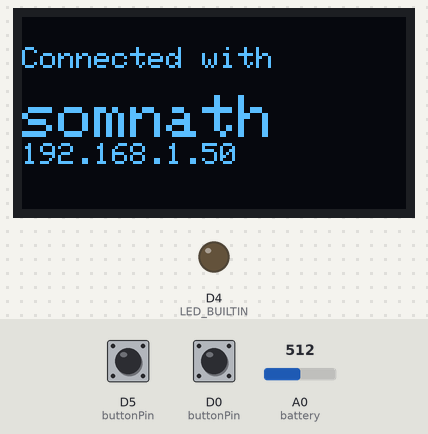
Simulated run of this sketch. Board: ESP8266 (NodeMCU). Parts: 128×64 one-colour display, output pins drawn as LEDs (lit = HIGH, except the on-board LED, lit = LOW). The inputs (shaded band) are chosen by the test bench; at power-on: D5 (buttonPin) LOW, A0 (battery) = 512, D0 (buttonPin) LOW. WiFi joins after 1.5 s; servers stay silent unless stated; network time is answered at once with the bench clock; uploads are accepted with an empty reply; the local clock reads 2024-03-15 10:24:30 at power-on unless the sketch sets it.

Above: at 1.6 s.
At 3.9 s:
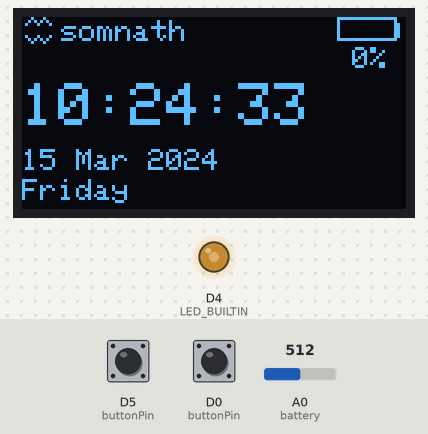
4.0 s: D5 (buttonPin) pulled HIGH for 0.15 s
4.7 s: D5 (buttonPin) pulled HIGH for 1 s
At 5.28 s:
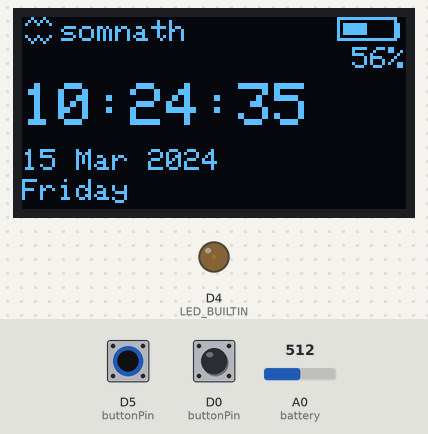
6.3 s: A0 (battery) set to 488
7.8 s: A0 (battery) set to 469
At 8.09 s:
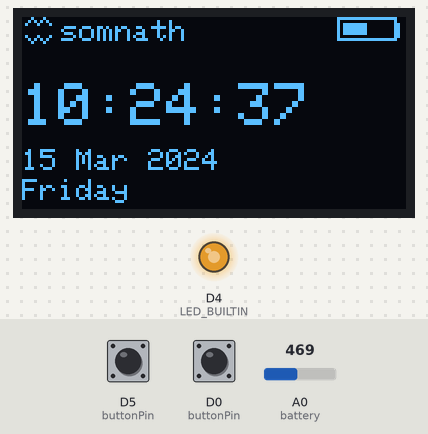
10.3 s: D0 (buttonPin) pulled HIGH for 0.15 s
At 10.9 s:
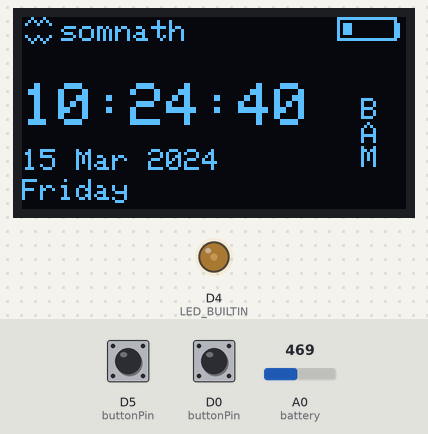
11.0 s: A0 (battery) set to 511
At 11.59 s:
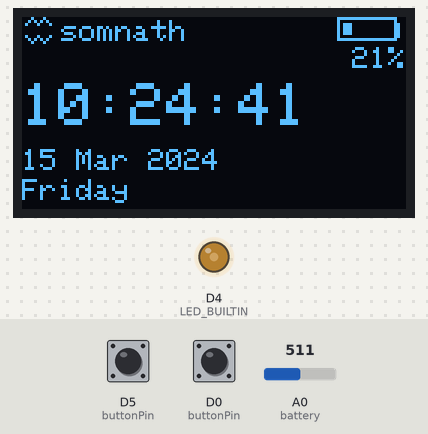
Timing chart, 0 to 14.2 s (numbered marks = the images above; inputs shaded):
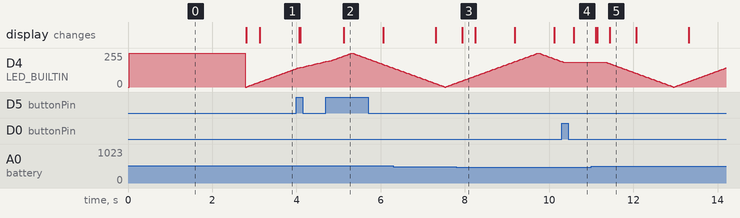

Measured:
- the behaviour switches between 481 and 480 on A0 (battery) (found by bisection; images 2 and 3)
- after the input at 4.7 s, the display: changes after 0.43 s (image 2)
- after the input at 7.8 s, the display: changes after 0.14 s (image 3)
- after the input at 10.3 s, D4 (LED_BUILTIN): goes on until 10.3 s, then stays 186/255; the display: changes after 0.29 s (image 4)
- after the input at 11.0 s, the display: first differs from a run without the input after 0.44 s (image 5)
- by itself, D4 (LED_BUILTIN): rises from 30/255 to 255/255 in 1.9 s, then falls to 192/255 in 0.55 s

The sketch:

Smart_key_chain.ino
```cpp
#include <ESP8266WiFi.h>
#include <ESP8266HTTPClient.h>
#include <WiFiClient.h>
#include <Wire.h>
#include <Adafruit_GFX.h>
#include <Adafruit_SSD1306.h>
#include <WiFiUdp.h>
#include <NTPClient.h>

String host = "blr1.blynk.cloud";
int httpPort = 80;
String doorURL = "/external/api/update?token=***myAPItoken***&v1=1";
String doorStatusURL = "/external/api/isHardwareConnected?token=***myAPItoken***";

WiFiClient client;
HTTPClient http;
WiFiUDP ntpUDP;
NTPClient timeClient(ntpUDP, "pool.ntp.org", 19800);
Adafruit_SSD1306 display(128, 64, &Wire, -1);

bool buttonState[2];                                      //the current reading from the input pin: door, function
bool lastButtonState[2] = {0, 0};                         //the previous reading from the input pin: door, function
unsigned long lastDebounceTime[3] = {0, 0};               //the last time the output pin was toggled: door, function
unsigned long timing[3] = {0, 0, 0};                      //batteryBlinking, batteryPercentageUpdate, chargingAnimation
const int n = 3;                                          //Number of wifi credential to save
int a = 0;                                                //Used to know the Active wifi network
bool displayState = 1;                                    //Used to turn on or off display
bool buttonPress = 0;                                     //Flag for button press while connection
bool blink = 0;                                           //Help in blinking icons in display
int width = 0;                                            //Used in changing the width of battery symbol during charging
int brightness = 0;                                       //Used to control brightness of Built_In_Led
int fadeAmount = 3;                                       //Used to fade the Built_In_Led for animation

#define door D0
#define function D5
#define battery A0                                        //For battery capacity checking

String credential[n][2] = {{"somnath", "Ganpati@1942"}, {"Sourabh", "Sampa@123"}, {"BeamCruzer", "TumMeraDostHo"}};
const int buttonPin[2] = {door, function};
float calibration = 0.35;                                 //Calibration required due to error in resistance values in battery voltage divider
int batteryLevel;                                         //Stores the current battery level
int batteryWidth;                                         //Stores the battery symbol width


void setup()
{
  Serial.begin(9600);
  display.begin(SSD1306_SWITCHCAPVCC, 0x3C);
  display.setTextColor(WHITE);

  pinMode(buttonPin[0], INPUT_PULLDOWN_16);               //No Pulldown resistor required
  pinMode(buttonPin[1], INPUT);
  pinMode(LED_BUILTIN, OUTPUT);
  digitalWrite(LED_BUILTIN, HIGH);
  connection();                                           //Connects the wifi
}


void loop()
{
  while (WiFi.status() == WL_CONNECTED)
  {
    display.clearDisplay();
    wifiSymbol();
    batterySymbol();
    realTime();
    fader();
    if (displayState == 1) display.display();

    for (int i=0; i<2; i++)
    {
      checkButton(i);
    }
  }
  connection();                                           //Reconnects the wifi in case of disconnection
}


void checkButton(int i)
{
  int reading = digitalRead(buttonPin[i]);
  if (reading != lastButtonState[i])
  {
    lastDebounceTime[i] = millis();
  }

  if ((millis() - lastDebounceTime[i]) > 50 && reading != buttonState[i])
  {
    buttonState[i] = reading;
    if (buttonState[i] == HIGH)
    {
      if (i == 0 && WiFi.status() == WL_CONNECTED)
      {
        // Comment the below two lines during troubleshooting to stop the working of APIs
        http.begin(client,host,httpPort,doorURL);
        http.GET();
        if (displayState == 1) animation();
      }

      else if (i == 1 && WiFi.status() == WL_CONNECTED)
      {
        displayState = !displayState;
        display.clearDisplay();
        display.display();
      }

      else if (i == 1 && WiFi.status() != WL_CONNECTED)
      {
        buttonPress = 1;
      }
    }
  }
  lastButtonState[i] = reading;
}


void connection()
{
  display.clearDisplay();
  a = 0;                                          //Sets the priority of the wifi network to connect first
  buttonPress = 0;

  while (WiFi.status() != WL_CONNECTED)
  {
    WiFi.begin(credential[a][0], credential[a][1]);
    while(WiFi.status() == 7)                                                     //7 means Listening mode
    {
      checkButton(1);
      if (buttonPress == 1)
      {
        (a < n-1) ? (a++) : (a=0);
        buttonPress = 0;
        break;
      }
      delay(200);
      display.fillRect(0, 0, 128, 40, BLACK);
      display.display();
      display.setCursor(0,0);
      display.setTextSize(1);
      display.println("Connecting with\n");
      display.setTextSize(2);
      display.println(credential[a][0]);
      display.display();
    }
  }

  timeClient.begin();
  display.clearDisplay();
  display.setCursor(0,10);
  display.setTextSize(1);
  display.println("Connected with\n");
  display.setTextSize(2);
  display.println(credential[a][0]);
  display.setTextSize(1);
  display.println(WiFi.localIP());
  display.display();
  delay(1000);
  DeviceConnectedChecker();
}


void DeviceConnectedChecker()
{
  http.begin(client,host,httpPort,doorStatusURL);
  http.GET();
  String payload = http.getString();
  if (payload == "false")
  {
    delay(1000);
    display.clearDisplay();
    display.setCursor(0, 25);
    display.println("Door Control is\nnot connected!");
    display.display();
    delay(2000);
  }
}


void wifiSymbol()
{
  // Draw the Wi-Fi symbol
  display.drawLine(1, 2, 3, 0, WHITE);
  display.drawLine(3, 0, 5, 2, WHITE);
  display.drawLine(5, 2, 7, 0, WHITE);
  display.drawLine(7, 0, 9, 2, WHITE);
  display.drawLine(1, 6, 3, 8, WHITE);
  display.drawLine(3, 8, 5, 6, WHITE);
  display.drawLine(5, 6, 7, 8, WHITE);
  display.drawLine(7, 8, 9, 6, WHITE);
  display.setTextSize(1);
  display.setCursor(13, 1);
  display.print(credential[a][0]);
}


void batterySymbol()
{
  // Draw the battery symbol outline
  display.drawRect(105, 0, 20, 8, WHITE);  // Battery outline
  display.drawLine(125, 2, 125, 6, WHITE); // Positive terminal
  int currentBatteryLevel = batteryCapacity();

  // Stores the battery level every 5 sec to avoid fluctuations
  if ((millis()-timing[1]) > 5000 && currentBatteryLevel <= 100)
  {
    // Calculate the width of the battery level based on the current battery level and maximum capacity
    batteryLevel = batteryCapacity();
    batteryWidth = (int)((batteryLevel / 100.0) * 16);
    timing[1] = millis();
  }


  if (currentBatteryLevel <= 100)                             //Discharging state
  {
    // Draw the battery level
    display.fillRect(107, 2, batteryWidth, 4, WHITE);
  }

  else                                                        //Charging state
  {
    // Charging animation in 4 steps if batteryLevel is greater than 100
    display.fillRect(107, 2, width, 4, WHITE);
    if(millis() - timing[2] >= 700)
    {
      width = (width < 16) ? width + 4 : 0;
      timing[2] = millis();
    }
  }

  // Draw the battery percentage on top left just below the symbol
  int x = (batteryLevel >= 100) ? 104 : 110;

  if (currentBatteryLevel <= 30 && (millis() - timing[0]) > 700)
  {
    blink = !blink;
    display.setTextColor(blink ? BLACK : WHITE);
    display.setCursor(x, 10);
    display.print(batteryLevel);
    display.print("%");
    display.setTextColor(WHITE);
    timing[0] = millis();
  }

  else if (30 < currentBatteryLevel && currentBatteryLevel <= 100)
  {
    display.setCursor(x, 10);
    display.print(batteryLevel);
    display.print("%");
  }
}


int batteryCapacity()
{
  int sensorValue = analogRead(battery);

  //multiply by two as voltage divider network is 100K & 100K Resistor
  float voltage = (((sensorValue * 3.3) / 1024) * 2 + calibration);

  //Uncomment to match voltage with actual battery voltage and set the calibration as per requirement
  // Serial.println(voltage);

  //2.8V as Battery Cut off Voltage & 4.2V as Maximum Voltage
  int percentage = mapFloat(voltage, 3.2, 4, 0, 100);
  return (percentage);
}


float mapFloat(float x, float in_min, float in_max, float out_min, float out_max)
{
  return (x - in_min) * (out_max - out_min) / (in_max - in_min) + out_min;
}


void animation()
{
  // Define the vertical position of each letter
  int B_pos = 27;
  int A_pos = 35;
  int M_pos = 43;

  // Draw the letters "BAM" vertically stacked
  display.setCursor(113, B_pos);
  display.println("B");
  display.setCursor(113, A_pos);
  display.println("A");
  display.setCursor(113, M_pos);
  display.println("M");
  display.display();
  delay(500);

  //Fill with white rectangle
  display.fillRect(111, B_pos-2, 9, 27, WHITE);
  display.display();


  //Draw the same letters back in black color
  display.setTextColor(BLACK);
  display.setCursor(113, B_pos);
  display.println("B");
  display.setCursor(113, A_pos);
  display.println("A");
  display.setCursor(113, M_pos);
  display.println("M");
  display.display();
  display.setTextColor(WHITE);
  delay(200);

  //Clear display
  display.fillRect(111, B_pos-2, 9, 27, BLACK);
  display.display();
}


void realTime()
{
  timeClient.update();
  display.setCursor(0, 22);
  display.setTextSize(2);
  display.print(timeClient.getFormattedTime());

  //Week Days
  String wd[7]={"Sunday", "Monday", "Tuesday", "Wednesday", "Thursday", "Friday", "Saturday"};
  //Months
  String m[12]={"Jan", "Feb", "Mar", "Apr", "May", "Jun", "Jul", "Aug", "Sep", "Oct", "Nov", "Dec"};

  String weekDay = wd[timeClient.getDay()];
  time_t epochTime = timeClient.getEpochTime();
  struct tm *ptm = gmtime ((time_t *)&epochTime);
  String monthDay = String(ptm->tm_mday);
  String month = m[(ptm->tm_mon+1)-1];
  int year = ptm->tm_year+1900;

  display.setTextSize(1);
  display.setCursor(0, 44);
  display.print(monthDay + " " + month + " " + year);
  display.setCursor(0, 54);
  display.print(weekDay);
}


void fader()
{
  analogWrite(LED_BUILTIN, brightness);
  brightness += fadeAmount;

  if (brightness <= 0 || brightness >= 255)
    fadeAmount = -fadeAmount;
  if (displayState == 0) delay(40);
}
```
